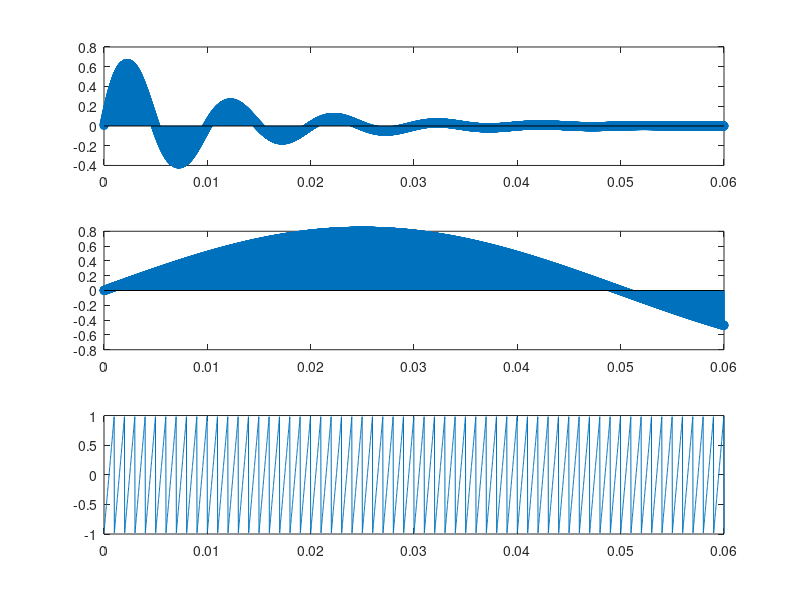

Write the MATLAB code that produced this figure.
close all; clear all; clc;

% RESPOSTA AO IMPULSO

A_h = 0.8;                        % Amplitude h[n] = 0.8V
A_cc = 200;                       % Amplitude fonte CC = 200V
A_st_vpp = 2;                    % Amplitude Vpp do dente de serra

To_h = 0.01;                      % Período da função h[n]=10ms
To_st = 0.001;                    % Período do sinal de serra
To_pwm = To_st;                     % Período do PWM = 1ms

Ts = To_st/100;                 % Período de amostragem 100x menor = 10us
NC_h = 6;                          % Número de cíclos h[n] amostrados

f_h = 1/To_h;                       % Frequência h[n] = 100Hz
f_st = 1/To_st;                 % Frequência Dente de serra = 1KHz
f_pwm = f_st;                   % Frequência PWM = 1KHz


f_s = 10;                        % Frequência da portadora = 10Hz
A_s = 0.8;                      % Amplitude da portadora senoidal

NA = To_st/Ts;                   % Numero de amostras por ciclo PWM: 100
NC_st = (To_h/To_st) * NC_h;     % Numero de ciclos dente de serra contidos em 6 ciclos de h[n] = 60
NT = NC_st*NA;                   % 6 ciclos de h[n] ou 60 ciclos de dente de serra: 6000 pontos
TT = NT*Ts;                      % Tempo total do gráfico: 6000*10us = 60ms

t = 0:Ts:TT;                    % Vetor de tempo
nq = 0;                          % ?

% Inicialização dos vetores
h=zeros(1, NT+1);
s=zeros(1, NT+1);
st=zeros(1, NT+1);
x=zeros(1, NT+1);
y=zeros(1, NT+1);

%Simulação
for n=1:NT+1
  h(n) = A_h.*sin(2*pi.*f_h.*(Ts*n)).*e.^(-100*(Ts*n));
  % Geração do sinal PWM:
  nq = nq+1;
  s(n) = A_s.*sin(2*pi.*f_s.*(Ts*n));
  if nq>NA
    st(n) = 0;
  endif
  if nq == NA
    nq = 0;
  else
    st(n) = nq*(A_st_vpp/100)-(A_st_vpp/2);
  endif
end

%% Geração dos gráficos
subplot(311)
stem(t, h);
subplot(312)
stem(t, s);
subplot(313)
plot(t, st);
